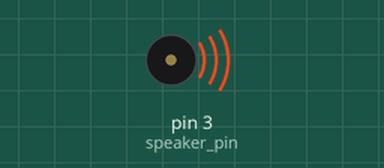
This sketch was run on a simulated Arduino Uno, built with avr-gcc and run on an emulated ATmega328P. Shown: buzzer (waves = sounding).

Above: at 0.1 s.
Timing chart, 0 to 1.6 s (numbered marks = the images above):
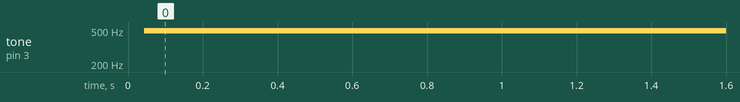

Measured:
- by itself, tone on pin 3 (speaker_pin): silent → 493 Hz at 0.04 s

The sketch:

Code0.ino
```cpp
const int speaker_pin = 3;

const int tone_frequency = 500;
const int tone_half_period_ms = 1000/(2*tone_frequency);

void togglePin()
{
  int current_state = digitalRead(speaker_pin);
  digitalWrite(speaker_pin, !current_state);
}

void setup()
{
  pinMode(speaker_pin, OUTPUT);
}

void loop()
{
  togglePin();
  delay(tone_half_period_ms);
}
```
